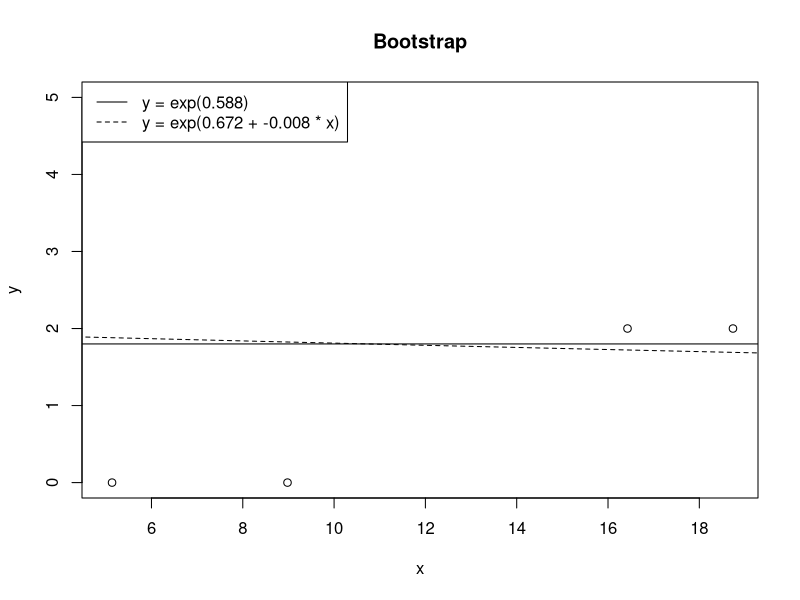
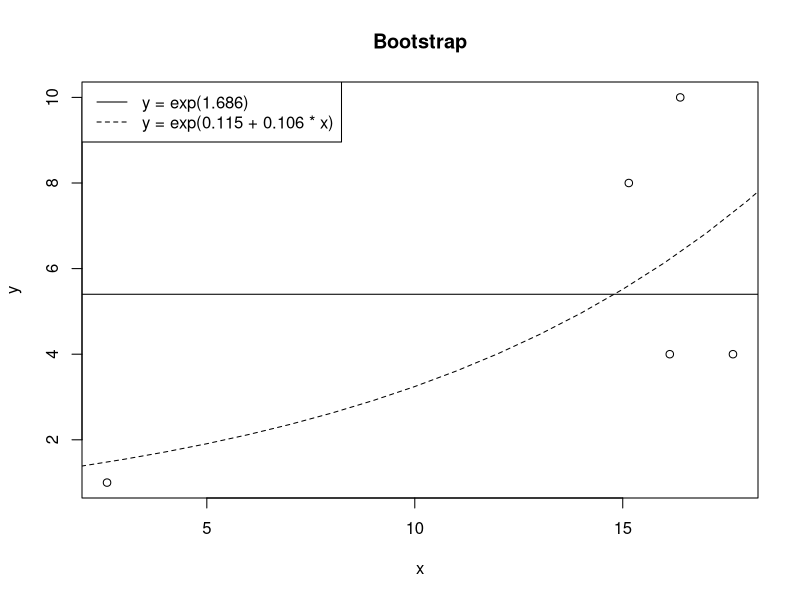
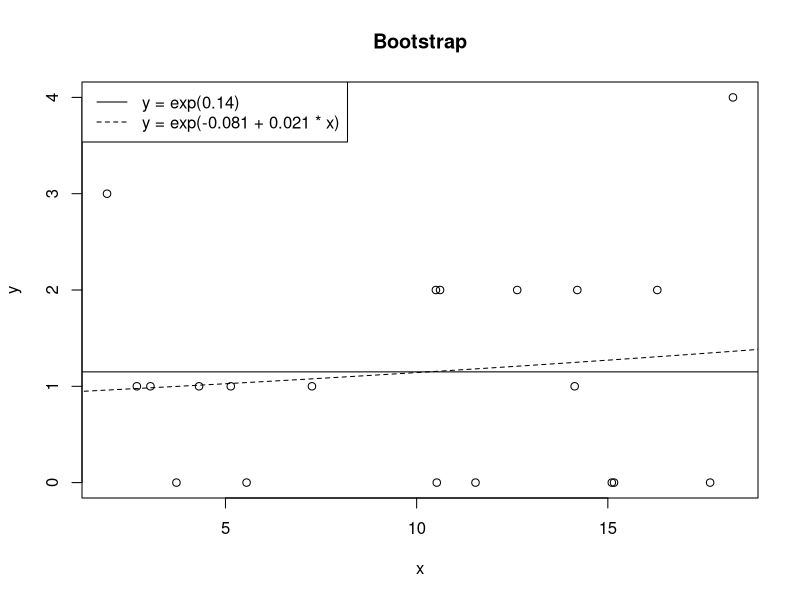
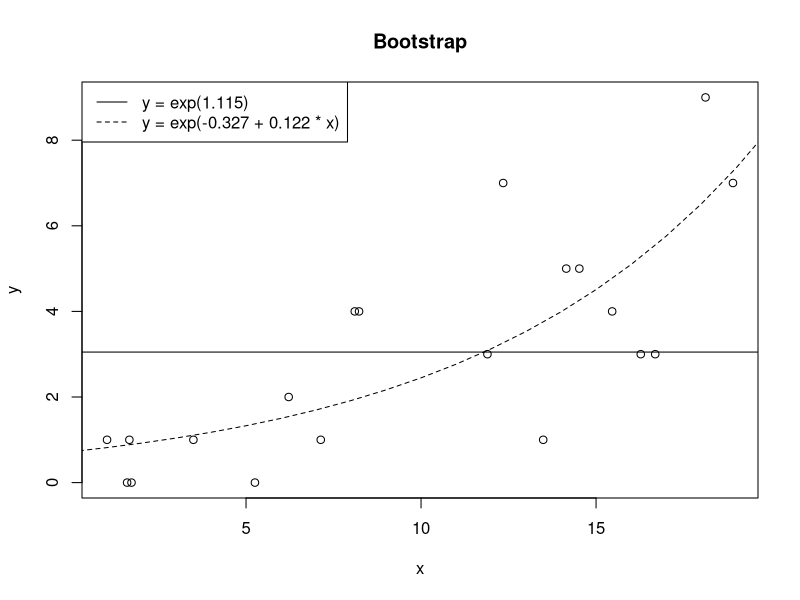

R code for these plots, in order:
linkFunction <- function(b1, b2) {
  function(x) {
    exp(b1 + b2 * x)
  }
}

createData <- function(n, b1, b2) {
  x <- runif(n, 1, 20)
  y <- rpois(n, lambda = linkFunction(b1, b2)(x))
  data.frame(x, y)
}

plotGraph <- function(data, fit1, fit2) {
  plot(data$x, data$y, type = "p", main = "Bootstrap", xlab = "x", ylab = "y")
  lines(0:20, linkFunction(fit1$coefficient[1], 0)(0:20), lty = "solid")
  lines(0:20, linkFunction(fit2$coefficient[1], fit2$coefficient[2])(0:20), lty = "dashed")
  nl <- paste0("y = exp(", round(fit1$coefficient[1], 3), ")")
  xl <- paste0("y = exp(", round(fit2$coefficient[1], 3), " + ", round(fit2$coefficient[2], 3), " * x)")
  legend("topleft", legend = c(nl, xl), lty = c("solid", "dashed"))
}

bootstrap <- function(b1) {
  simulatedData <- createData(100, b1, 0)
  fit1 <- glm(formula = y ~ 1, family = poisson, data = simulatedData)
  fit2 <- glm(formula = y ~ x, family = poisson, data = simulatedData)
  fit1$deviance - fit2$deviance
}

showBootstrap <- function(dataSize, b1, b2) {
  d <- createData(dataSize, b1, b2)
  fit1 <- glm(formula = y ~ 1, family = poisson, data = d)
  fit2 <- glm(formula = y ~ x, family = poisson, data = d)
  dev <- fit1$deviance - fit2$deviance
  
  devs <- replicate(1000, bootstrap(fit1$coefficients[1]))
  cat("data size", dataSize, paste0(", lambda = exp(", b1, " + ", b2, "x)"), "\n")
  summary(d$y)
  P <- sum(devs >= dev) / 1000
  cat("P =", P, "\n")
  if (P < 0.05) {
    cat("The null hypothesis is rejected.\n\n")
  } else {
    cat("Failling to reject the null hypothesis.\n\n")
  }
  plotGraph(d, fit1, fit2)
}

showBootstrap(5, 0.01, 0.03)
showBootstrap(5, 0.01, 0.1)
showBootstrap(20, 0.01, 0.03)
showBootstrap(20, 0.01, 0.1)
